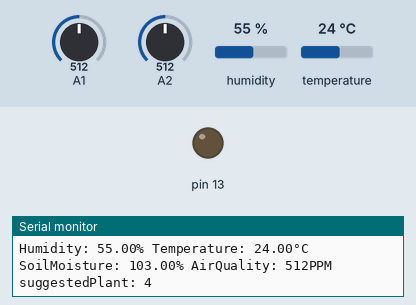
Recording of a sketch running on a simulated Arduino Uno, built with avr-gcc and run on an emulated ATmega328P. Shown: output pins drawn as LEDs (lit = HIGH), the last lines printed to the serial monitor. The inputs (shaded band) are chosen by the test bench; at power-on: A2 = 512, A1 = 512, humidity 55 %, temperature 24 °C.

Above: at 1.2 s.
1.3 s: A2 set to 921
7.4 s: A2 set to 939
At 8.4 s:
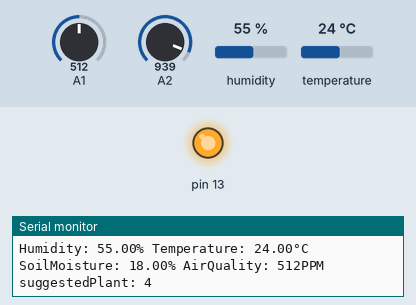
15.0 s: A1 set to 105
21.1 s: A1 set to 91
27.2 s: A2 set to 716
At 27.5 s:
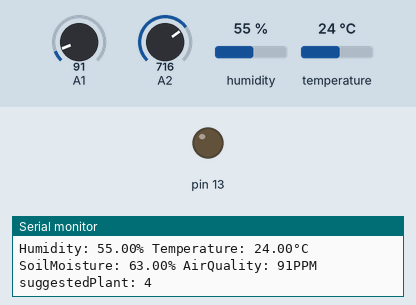
Timing chart, 0 to 30.2 s (numbered marks = the images above; inputs shaded):
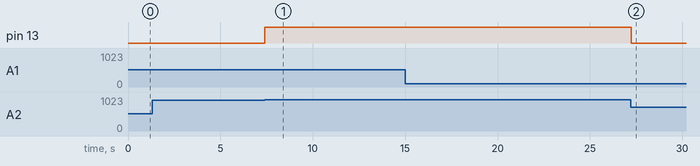

Measured:
- the behaviour switches between 929 and 930 on A2 (found by bisection; images 0 and 1)
- after the input at 7.4 s, pin 13: LOW → HIGH at once
- after the input at 27.2 s, pin 13: HIGH → LOW at once

The sketch:

createa_thgon.ino
```cpp
#include "DHT.h"
#define DHTPIN A0
#define DHTTYPE DHT11
#include <Robojax_L298N_DC_motor.h>
// motor 1 settings
#define IN1 2
#define IN2 5
#define ENA 3 // this pin must be PWM enabled pin
const int CCW = 2; // do not change
const int CW  = 1; // do not change
const int trigPin = 9;
const int echoPin = 10;
int minn = 10000;
long duration;
int distance;
bool state = true;
#define motor1 1 // do not change
Robojax_L298N_DC_motor motor(IN1, IN2, ENA, true);
int findarr[10][5] = {{1,70,30,40 ,650},{2,98,20,60,600},{3,69,25,20,700},{4,90,30,30,700}};//the first element of the array is plant number
DHT dht(DHTPIN, DHTTYPE);

void setup() {


  Serial.begin(9600);
  pinMode(trigPin, OUTPUT);
  pinMode(echoPin, INPUT);
  pinMode(13, OUTPUT);
  motor.begin();
  dht.begin(); // initialize the sensor
}
void move_motor(){
  digitalWrite(trigPin, LOW);
  delayMicroseconds(2);
  digitalWrite(trigPin, HIGH);
  delayMicroseconds(10);
  digitalWrite(trigPin, LOW);
  duration = pulseIn(echoPin, HIGH);
  distance= duration*0.034/2;
  while(state == true){
    motor.rotate(motor1, 100, CW);
    if(distance < 11){state = false;}}
  motor.rotate(motor1, 100, CCW);
  delay(1000);
  motor.brake(1);

  }

void loop() {
  float sm = map(analogRead(A2),530,1023,100,0);
    if(sm < 20.00){
    digitalWrite(13,HIGH);
    }
    else{
      digitalWrite(13,LOW);}
  int aq = analogRead(A1);
  // read humidity
  float humi  = dht.readHumidity();
  // read temperature as Celsius
  float tempC = dht.readTemperature();
  // read temperature as Fahrenheit
  float tempF = dht.readTemperature(true);
  int currentarray[] = {humi,tempC,sm,aq};
  for(int i =0;i<8;i++){
    int f = (sq(currentarray[0]-findarr[i][1]) + sq(currentarray[1]-findarr[i][2]) + sq(currentarray[2]-findarr[i][3])+ sq(currentarray[3]-findarr[i][4]));
    if(f<minn){minn = f;if(f == minn){minn = findarr[i][0];} }
    }

  // check if any reads failed
  if (isnan(humi) || isnan(tempC) || isnan(tempF)) {
    Serial.println("Failed to read from DHT sensor!");
  } else {
    Serial.println("Humidity: "+ (String)humi + "% " + "Temperature: " + (String)tempC + "°C " + "SoilMoisture: " + (String)sm + "% " + "AirQuality: " + (String)aq + "PPM " + "suggestedPlant: " + (String)minn);

  }

}
```
